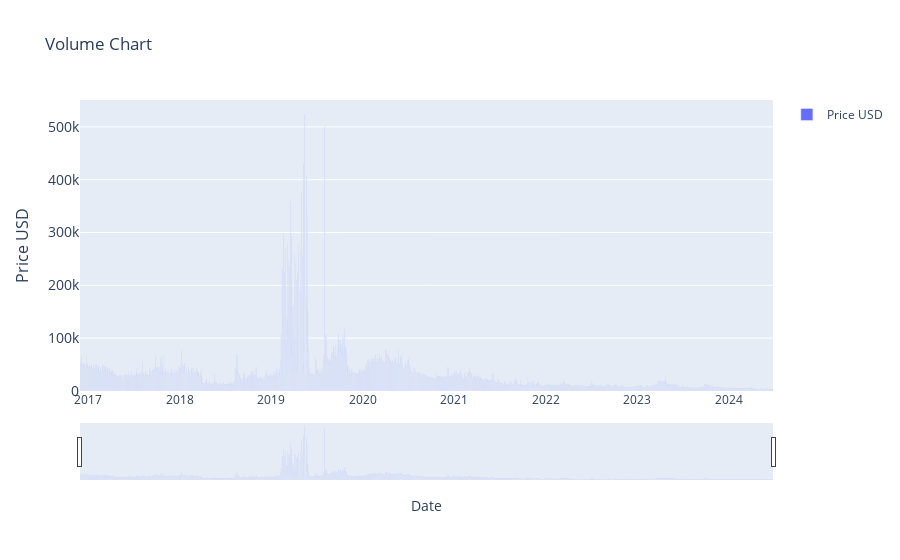

This figure's notebook cell:
### Markdown cell above
### Volume Indicatior (1)

### Code cell
# > Volume Indicatior (1)

import plotly.graph_objects as go
import pandas as pd
from ipywidgets import interact, DatePicker
import numpy as np

# renames current item to df
df = current_item

# Function to update the graph based on the selected date range
def update_graph(start_date, end_date):
    # Filtering the data based on the date range
    mask = (df.index >= pd.to_datetime(start_date)) & (df.index <= pd.to_datetime(end_date))
    filtered_data = df.loc[mask]

    # Creating the plot
    fig = go.Figure()
    fig.add_trace(go.Bar(x=filtered_data.index, y=filtered_data['volume'], name='Price USD'))

    # Formatting
    fig.update_layout(
        title='Volume Chart',
        xaxis_title='Date',
        yaxis_title='Price USD',
        yaxis=dict(
            title='Price USD',
            titlefont_size=16,
            tickfont_size=14,
        ),
        xaxis=dict(  # Added lines for range slider
            rangeslider=dict(
                visible=True
            ),
            type="date"
        ),
        showlegend=True
    )

    fig.show()


# Creating interactive widgets for date selection
start_date_picker = DatePicker(description='Start Date', value=current_item.index[0], disabled=False)
end_date_picker = DatePicker(description='End Date', value=current_item.index[-1], disabled=False)

# Display the interactive widget
interact(update_graph, start_date=start_date_picker, end_date=end_date_picker)

### Figure 1 — Plotly figure (JSON) as saved in the notebook; plotly's stock layout.template omitted (floating-point values rounded to 4 significant figures; data arrays with more than 128 entries replaced by an {"elided": "..."} marker saying what was removed)
{"data": [{"name": "Price USD", "type": "bar", "x": {"elided": "2766 str values"}, "y": {"elided": "2766 int values"}}], "layout": {"showlegend": true, "title": {"text": "Volume Chart"}, "xaxis": {"rangeslider": {"visible": true}, "title": {"text": "Date"}, "type": "date"}, "yaxis": {"tickfont": {"size": 14}, "title": {"font": {"size": 16}, "text": "Price USD"}}}}
